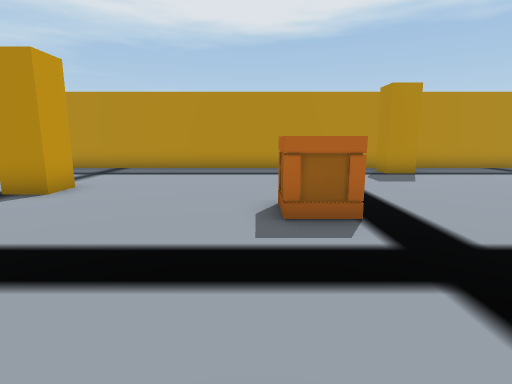
View 1 (above)

20 first-person views from a walk through a scene from a Unity 3-D project. The camera is 1.2 m above the floor, tilts 10° down and sees 80° across. The floor is counted in squares, 1 m on a side. Each view is taken from the middle of a square. On the plan, view 1 faces up. The plan holds only what a view shows up to about 13 squares ahead; the rest is blank. The place goes on beyond the plan. Some animated figures are left out. Door leaves are left out, so doorways stand open.

View 2
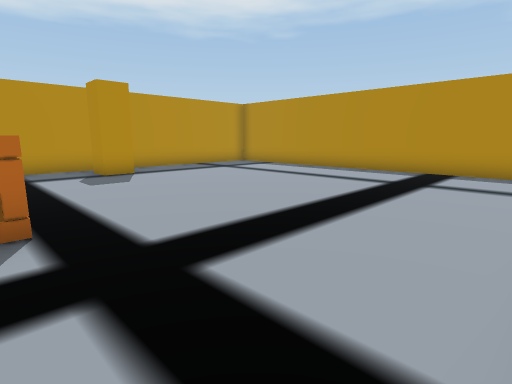

View 3
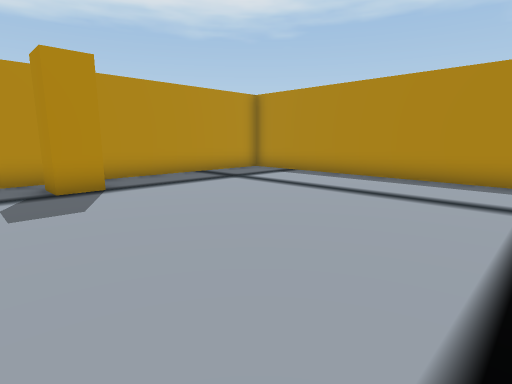

View 4
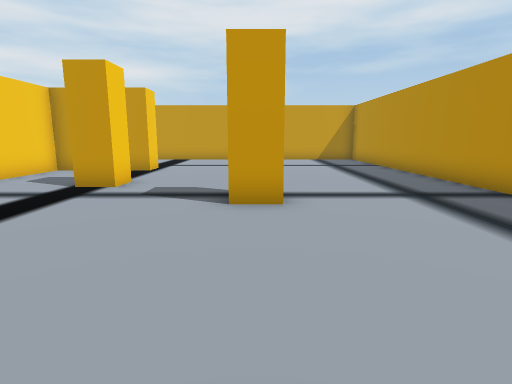

View 5
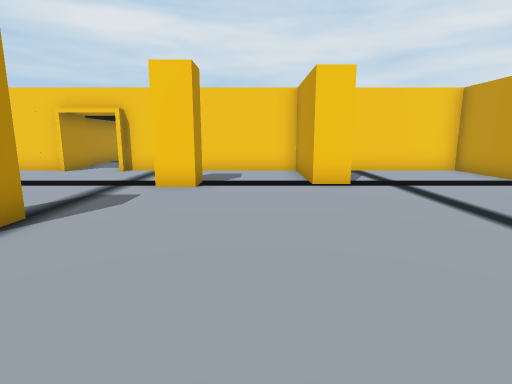

View 6
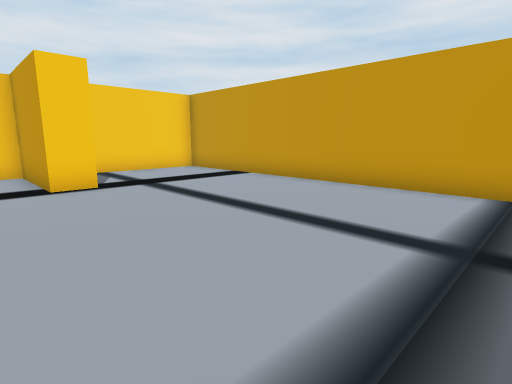

View 7
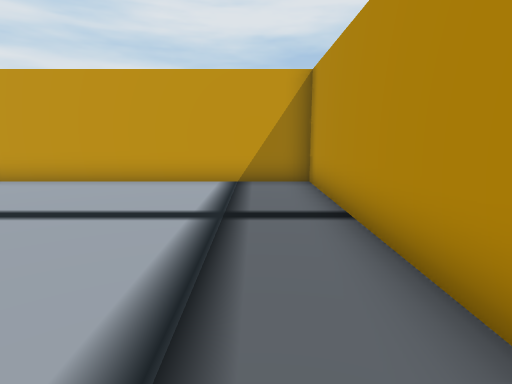

View 8
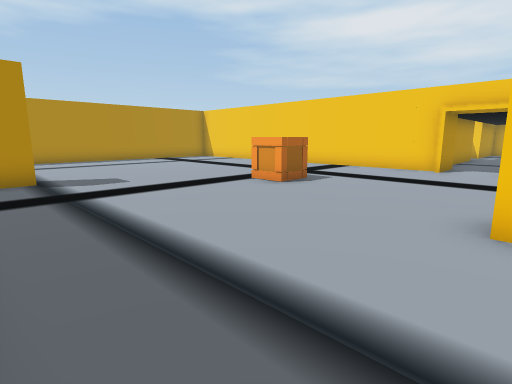

View 9
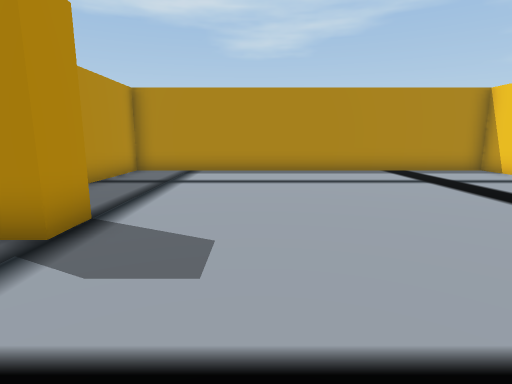

View 10
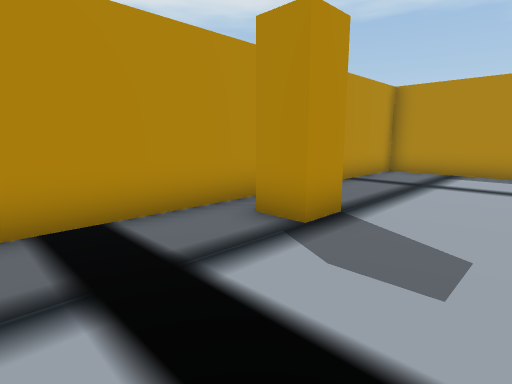

View 11
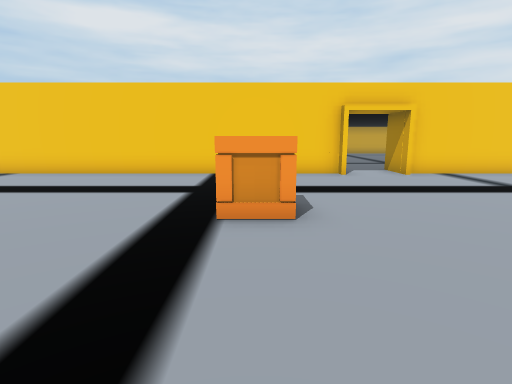

View 12
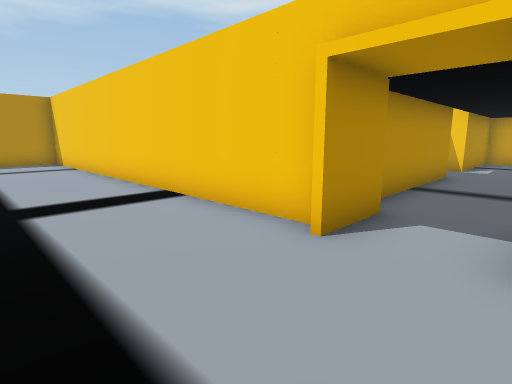

View 13
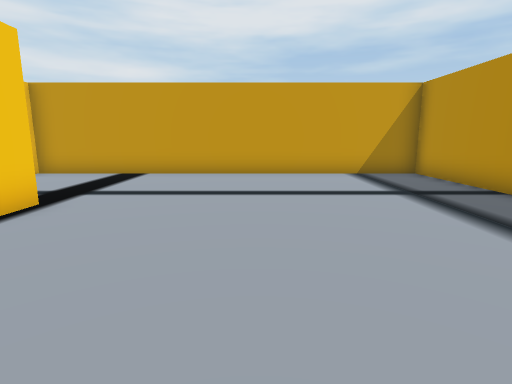

View 14
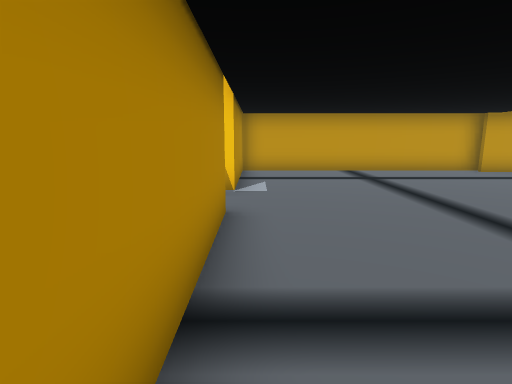

View 15
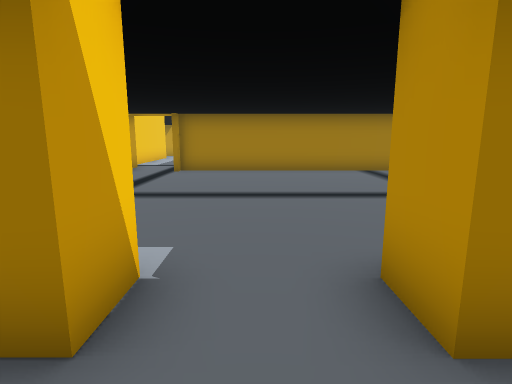

View 16
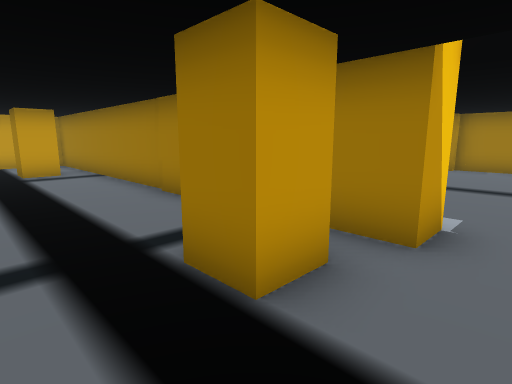

View 17
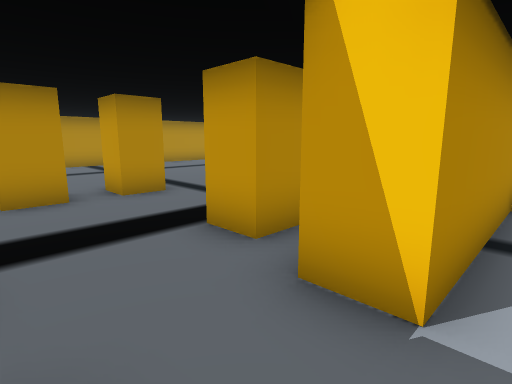

View 18
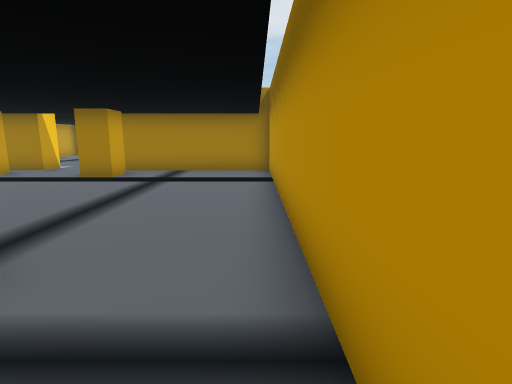

View 19
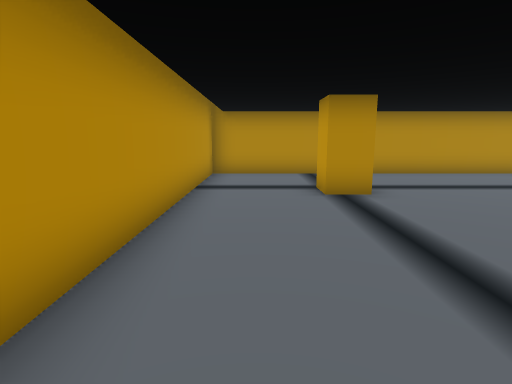

View 20
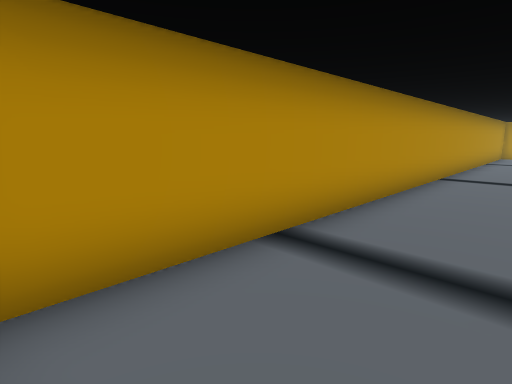

### Floor plan
Ten units are one square. View 1 is at (0, 0); x grows to the right and y downward. Boxes are objects, and circles mark ways between rooms. Rooms are numbered by the first view taken in them; rooms with no view inside come last. Other rooms are left out.
<svg viewBox="-170 -130 300 340">
<path fill="none" stroke="#000" d="M-19 5 125 5 125 -125 -165 -125 -165 5 -125 5M-116 -30 -105 -30 -105 5 -39 5M-15 79 -15 30M-105 39 -105 119M-20 19 -20 1M-105 145 -15 145 -15 100M-40 1 -40 19M-5 100 -5 114M-5 146 -5 205M125 182 125 15 0 15M-5 14 -5 79"/>
<rect x="-75" y="-35" width="10" height="10" fill="#bbb"><title>other object</title></rect>
<rect x="-55" y="-75" width="10" height="10" fill="#bbb"><title>other object</title></rect>
<rect x="5" y="-55" width="10" height="10" fill="#bbb"><title>crate</title></rect>
<rect x="45" y="-115" width="10" height="10" fill="#bbb"><title>other object</title></rect>
<rect x="5" y="195" width="10" height="10" fill="#bbb"><title>other object</title></rect>
<rect x="5" y="105" width="10" height="10" fill="#bbb"><title>other object</title></rect>
<rect x="5" y="65" width="10" height="10" fill="#bbb"><title>other object</title></rect>
<rect x="45" y="105" width="10" height="10" fill="#bbb"><title>other object</title></rect>
<rect x="45" y="85" width="10" height="10" fill="#bbb"><title>other object</title></rect>
<rect x="85" y="45" width="10" height="10" fill="#bbb"><title>other object</title></rect>
<circle cx="-30" cy="5" r="3" fill="#2a7"/>
<circle cx="-10" cy="90" r="3" fill="#2a7"/>
<text x="-20" y="-60">1</text>
<text x="-60" y="80">2</text>
<text x="60" y="110">3</text>
</svg>
Room 1 opens to room 2. Room 2 opens to room 3.

Where each view was taken, in squares from view 1:
view 1: 0 up, 0 right, facing up
view 2: 0 up, 1 right, facing up-right
view 3: 3 up, 3 right, facing up-right
view 4: 7 up, 1 right, facing left
view 5: 11 up, 9 left, facing down
view 6: 11 up, 9 left, facing down-left
view 7: 11 up, 8 left, facing left
view 8: 12 up, 5 left, facing down-right
view 9: 8 up, 1 right, facing right
view 10: 8 up, 1 right, facing up-right
view 11: 10 up, 1 right, facing down
view 12: 3 up, 4 left, facing down-right
view 13: 7 up, 6 left, facing left
view 14: 3 down, 2 left, facing down
view 15: 9 down, 1 right, facing left
view 16: 9 down, 3 right, facing down-left
view 17: 8 down, 2 left, facing down-right
view 18: 2 down, 11 right, facing left
view 19: 3 down, 2 right, facing right
view 20: 2 down, 10 right, facing down-right
